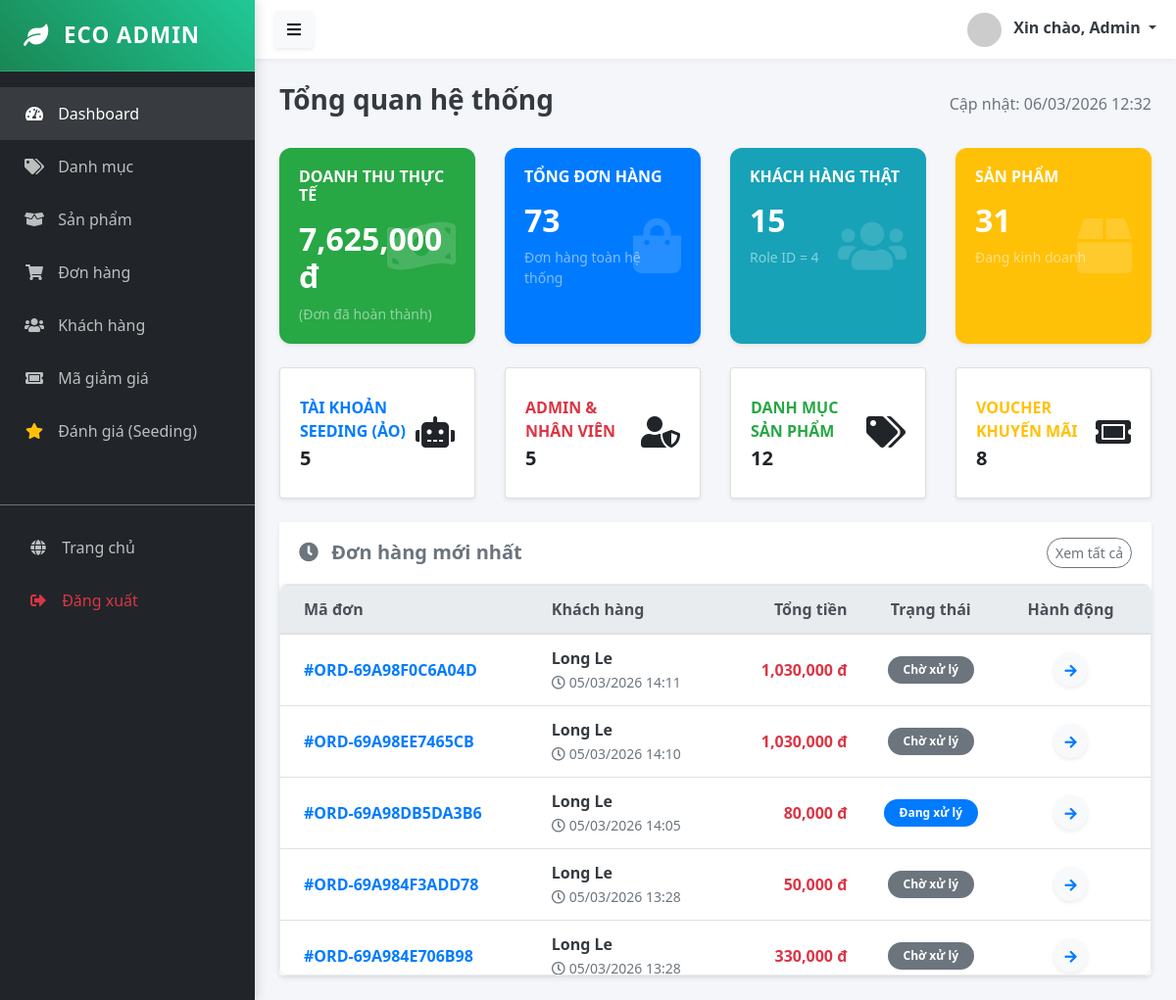
Screenshot of /public/admin/dashboard (signed in) with the database file from the repository.
### tables this page shows
CREATE TABLE `orders` (
  `id` bigint UNSIGNED NOT NULL,
  `user_id` bigint UNSIGNED DEFAULT NULL,
  `order_number` varchar(50) NOT NULL,
  `status` varchar(50) DEFAULT NULL,
  `total_cents` bigint NOT NULL,
  `subtotal_cents` bigint DEFAULT NULL,
  `shipping_fee_cents` bigint DEFAULT NULL,
  `tax_cents` bigint DEFAULT NULL,
  `shipping_address_id` bigint UNSIGNED DEFAULT NULL,
  `billing_address_id` bigint UNSIGNED DEFAULT NULL,
  `payment_status` varchar(50) DEFAULT NULL,
  `payment_method` varchar(50) DEFAULT 'cod',
  `placed_at` datetime DEFAULT NULL,
  `closed_at` datetime DEFAULT NULL,
  `notes` text,
  `coupon_code` varchar(100) DEFAULT NULL,
  `created_at` timestamp NULL DEFAULT CURRENT_TIMESTAMP,
  `updated_at` timestamp NULL DEFAULT CURRENT_TIMESTAMP ON UPDATE CURRENT_TIMESTAMP
);

CREATE TABLE `users` (
  `id` bigint UNSIGNED NOT NULL,
  `email` varchar(255) NOT NULL,
  `password_hash` varchar(255) DEFAULT NULL,
  `name` varchar(200) DEFAULT NULL,
  `phone` varchar(50) DEFAULT NULL,
  `avatar_url` text,
  `status` tinyint DEFAULT '1',
  `role_id` bigint UNSIGNED DEFAULT NULL,
  `google_id` varchar(255) DEFAULT NULL,
  `email_verified` tinyint DEFAULT '0',
  `verification_token` varchar(255) DEFAULT NULL COMMENT 'Mã gửi qua mail',
  `reset_token` varchar(255) DEFAULT NULL COMMENT 'Mã quên mật khẩu (OTP)',
  `reset_token_expire` datetime DEFAULT NULL COMMENT 'Hạn sử dụng mã OTP',
  `created_at` timestamp NULL DEFAULT CURRENT_TIMESTAMP,
  `updated_at` timestamp NULL DEFAULT CURRENT_TIMESTAMP ON UPDATE CURRENT_TIMESTAMP,
  `last_login_at` datetime DEFAULT NULL,
  `metadata` json DEFAULT NULL
);

### app/Views/admin/dashboard/index.php (the view, shortened to what the rows shown need)
<?php require_once '../app/Views/layouts/admin/sidebar.php'; ?>
<div class="row mb-4 g-3">
    <div class="col-xl-3 col-md-6">
        <div class="card card-box bg-success text-white h-100 shadow-sm border-0">
            <div class="card-body position-relative">
                <h2 class="font-weight-bold mb-0"><?= number_format($stats['revenue']) ?> đ</h2>
            </div>
        </div>
    </div>
    <div class="col-xl-3 col-md-6">
        <div class="card card-box bg-primary text-white h-100 shadow-sm border-0">
            <div class="card-body position-relative">
                <h2 class="font-weight-bold mb-0"><?= $stats['total_orders'] ?></h2>
            </div>
        </div>
    </div>
    <div class="col-xl-3 col-md-6">
        <div class="card card-box bg-info text-white h-100 shadow-sm border-0">
            <div class="card-body position-relative">
                <h2 class="font-weight-bold mb-0"><?= $stats['total_real_users'] ?></h2>
            </div>
        </div>
    </div>
    <div class="col-xl-3 col-md-6">
        <div class="card card-box bg-warning text-white h-100 shadow-sm border-0">
            <div class="card-body position-relative">
                <h2 class="font-weight-bold mb-0"><?= $stats['total_products'] ?></h2>
            </div>
        </div>
    </div>
</div>
<div class="card shadow-sm border-0">
    <div class="card-body p-0">
        <div class="table-scroll-wrapper" style="max-height: 400px; overflow-y: auto;">
            <table class="table table-hover mb-0">
                <thead class="thead-light">
                    <tr>
                        <th class="pl-4">Mã đơn</th>
                        <th>Khách hàng</th>
                        <th class="text-right">Tổng tiền</th>
                        <th class="text-center">Trạng thái</th>
                        <th class="text-center pr-4">Hành động</th>
                    </tr>
                </thead>
                <tbody>
                    <?php if(!empty($stats['recent_orders'])): ?>
                        <?php foreach ($stats['recent_orders'] as $order): ?>
                        <tr>
                            <td class="font-weight-bold text-primary pl-4 align-middle">#<?= $order['order_number'] ?></td>
                            <td class="align-middle">
                                <div class="font-weight-bold text-dark"><?= $order['user_name'] ?></div>
                                <small class="text-muted"><i class="far fa-clock mr-1"></i><?= date('d/m/Y H:i', strtotime($order['created_at'])) ?></small>
                            </td>
                            <td class="text-right text-danger font-weight-bold align-middle"><?= number_format($order['total_cents']) ?> đ</td>
                            <td class="text-center align-middle">
                                <?php
                                    $badges = ['pending'=>'secondary', 'processing'=>'primary', 'shipping'=>'info', 'completed'=>'success', 'cancelled'=>'danger'];
                                    $statusLabel = [
                                        'pending' => 'Chờ xử lý', 'processing' => 'Đang xử lý', 'shipping' => 'Đang giao', 'completed' => 'Hoàn thành', 'cancelled' => 'Đã hủy'
                                    ];
                                    $badgeClass = $badges[$order['status']] ?? 'light';
                                ?>
                                <span class="badge badge-<?= $badgeClass ?> px-3 py-2 rounded-pill"><?= $statusLabel[$order['status']] ?? ucfirst($order['status']) ?></span>
                            </td>
                            <td class="text-center pr-4 align-middle">
                                <a href="/MY_WEB/public/admin/order/detail/<?= $order['id'] ?>" class="btn btn-sm btn-light text-primary rounded-circle shadow-sm" style="width: 35px; height: 35px; padding: 0; line-height: 35px;">
                                    <i class="fas fa-arrow-right"></i>
                                </a>
                            </td>
                        </tr>
                        <?php endforeach; ?>
                    <?php else: ?>
                        <tr><td colspan="5" class="text-center py-5 text-muted"><i class="fas fa-box-open fa-2x mb-3 opacity-50"></i><br>Chưa có đơn hàng nào.</td></tr>
                    <?php endif; ?>
                </tbody>
            </table>
        </div>
    </div>
</div>
<?php require_once '../app/Views/layouts/admin/footer.php'; ?>

### rows the page displays
orders: order_number "ORD-69A98F0C6A04D", user.name "Long Le", created_at "05/03/2026 14:11", total_cents "1,030,000", status "Chờ xử lý"
orders: order_number "ORD-69A98EE7465CB", user.name "Long Le", created_at "05/03/2026 14:10", total_cents "1,030,000", status "Chờ xử lý"
orders: order_number "ORD-69A98DB5DA3B6", user.name "Long Le", created_at "05/03/2026 14:05", total_cents "80,000", status "Đang xử lý"
orders: order_number "ORD-69A984F3ADD78", user.name "Long Le", created_at "05/03/2026 13:28", total_cents "50,000", status "Chờ xử lý"
orders: order_number "ORD-69A984E706B98", user.name "Long Le", created_at "05/03/2026 13:28", total_cents "330,000", status "Chờ xử lý"

### other values shown
$_SESSION['admin_name'] "Admin"
$stats['revenue'] "7,625,000"
$stats['total_orders'] "73"
$stats['total_real_users'] "15"
$stats['total_products'] "31"
$stats['total_seeding_users'] "5"
$stats['total_staff'] "5"
$stats['total_categories'] "12"
$stats['total_coupons'] "8"
